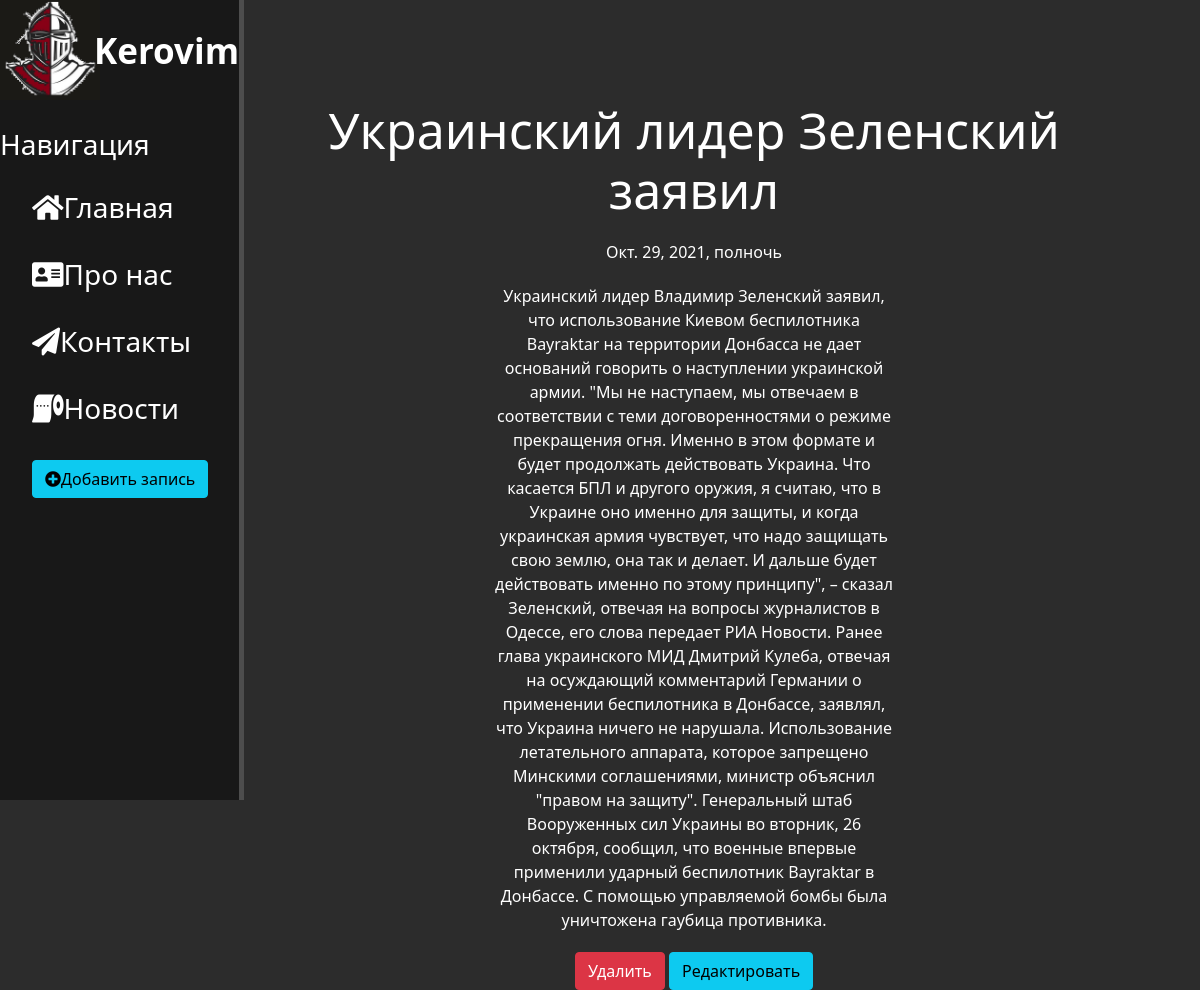
Page /news/4 on the committed database.
### news/models.py (models this page shows, shortened)
class Articles(models.Model):
    title = models.CharField('Название', max_length=80)
    anons = models.CharField('Анонс', max_length=250)
    content = models.TextField('Статья')
    date = models.DateTimeField('Дата публикации')
    class Meta:
        verbose_name = 'Новость'
        verbose_name_plural = 'Новости'

### news/views.py (the view)
# urls.py: path('<int:pk>', views.NewsDetailView.as_view(), name= 'news-detail'),
class NewsDetailView(DetailView):
    model = Articles
    template_name = 'news/details_view.html'
    context_object_name = 'article'

### news/templates/news/details_view.html (shortened to what this page needs)
{% extends 'mainapp/layout.html' %}
{% block content%}
    <div class="features">
        <h1>{{ article.title }}</h1>
        <p>{{ article.date }}</p>
        <p>{{ article.content}}</p>
        <a href="{% url 'news-delete' article.id %}"class="btn btn-danger">Удалить</a>
        <a href="{% url 'news-update' article.id %}"class="btn btn-info">Редактировать</a>
    </div>
{% endblock%}

### mainapp/static/mainapp/css/mainapp.css (style rules this page uses)
body { background: #2c2c2c; }
main .features { float:left; color: #fff; margin-top: 100px; text-align: center; width: 75%; }
main .features h1 { font-size: 50px; }
main .features p { max-width: 400px; margin: 20px auto }

### rows in the picture
Articles: title "Украинский лидер Зеленский заявил", date "Окт. 29, 2021, полночь", content "Украинский лидер Владимир Зеленский заявил, что использование Киевом беспилотника Bayraktar на территории Донбасса не дает оснований говорить о наступлении украинской армии. \"Мы не наступаем, мы отвечаем в соответствии с теми договоренностями о режиме прекращения огня. Именно в этом формате и будет продолжать действовать Украина. Что касается БПЛ и другого оружия, я считаю, что в Украине оно именно для защиты, и когда украинская армия чувствует, что надо защищать свою землю, она так и делает. И дальше будет действовать именно по этому принципу\", – сказал Зеленский, отвечая на вопросы журналистов в Одессе, его слова передает РИА Новости. Ранее глава украинского МИД Дмитрий Кулеба, отвечая на…"
